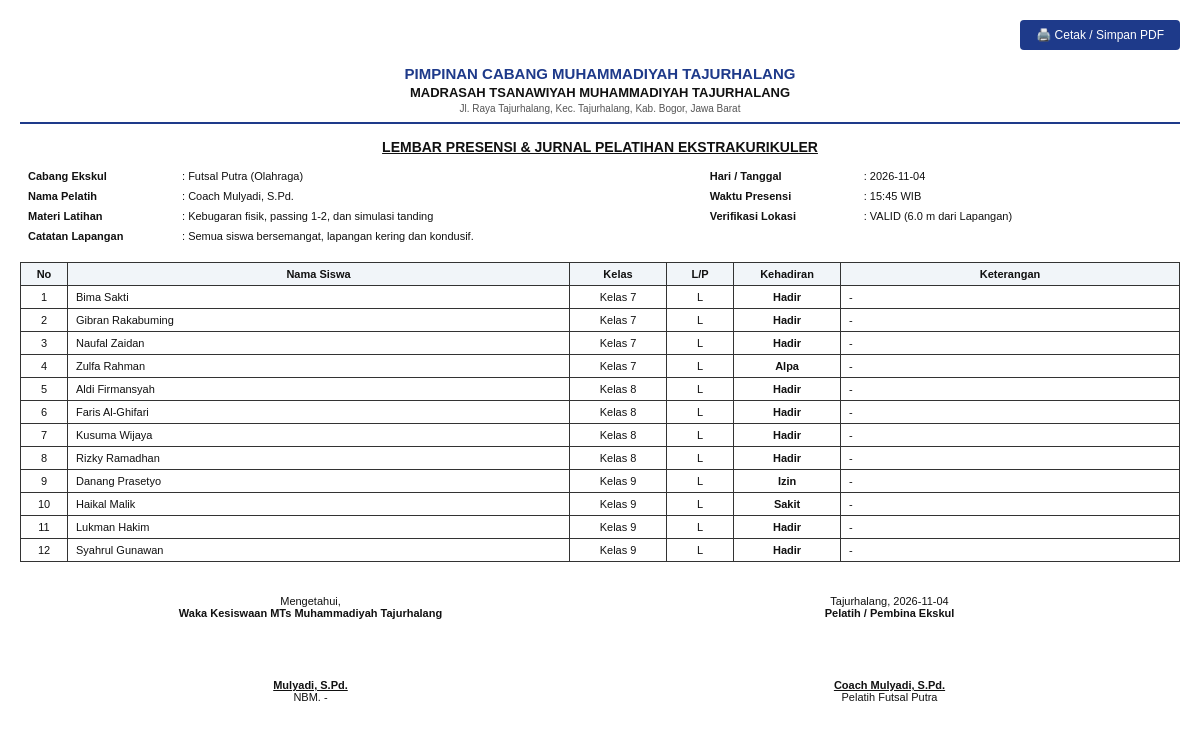
/cetak/1, run on the app's committed database.
### tables this page shows
CREATE TABLE ekskul (
        id INTEGER PRIMARY KEY AUTOINCREMENT,
        nama TEXT UNIQUE NOT NULL,
        kategori TEXT,
        icon TEXT,
        hari_latihan TEXT,
        jam_latihan TEXT,
        pelatih_default TEXT
    );

CREATE TABLE sesi_latihan (
        id INTEGER PRIMARY KEY AUTOINCREMENT,
        ekskul_id INTEGER NOT NULL,
        nama_pelatih TEXT NOT NULL,
        tanggal TEXT NOT NULL,
        jam_mulai TEXT NOT NULL,
        jam_selesai TEXT,
        lokasi_lat REAL,
        lokasi_lng REAL,
        jarak_meter REAL,
        status_lokasi TEXT, -- 'VALID' / 'DILUAR_AREA'
        materi_latihan TEXT,
        catatan TEXT,
        created_at TIMESTAMP DEFAULT CURRENT_TIMESTAMP,
        FOREIGN KEY (ekskul_id) REFERENCES ekskul(id)
    );

CREATE TABLE presensi_siswa (
        id INTEGER PRIMARY KEY AUTOINCREMENT,
        sesi_id INTEGER NOT NULL,
        siswa_id INTEGER NOT NULL,
        status_kehadiran TEXT NOT NULL, -- 'Hadir', 'Izin', 'Sakit', 'Alpa'
        keterangan TEXT,
        FOREIGN KEY (sesi_id) REFERENCES sesi_latihan(id),
        FOREIGN KEY (siswa_id) REFERENCES siswa(id)
    );

CREATE TABLE siswa (
        id INTEGER PRIMARY KEY AUTOINCREMENT,
        ekskul_id INTEGER NOT NULL,
        nama TEXT NOT NULL,
        kelas TEXT NOT NULL,
        nisn TEXT,
        jenis_kelamin TEXT,
        status_aktif INTEGER DEFAULT 1,
        FOREIGN KEY (ekskul_id) REFERENCES ekskul(id)
    );

### app.py (the view)
@app.route('/cetak/<int:sesi_id>')
def cetak_sesi(sesi_id):
    conn = get_db()
    sesi = conn.execute("""
    SELECT s.*, e.nama as nama_ekskul, e.icon as icon_ekskul, e.kategori
    FROM sesi_latihan s
    JOIN ekskul e ON s.ekskul_id = e.id
    WHERE s.id = ?
    """, (sesi_id,)).fetchone()
    presensi = conn.execute("""
    SELECT ps.*, sw.nama, sw.kelas, sw.jenis_kelamin
    FROM presensi_siswa ps
    JOIN siswa sw ON ps.siswa_id = sw.id
    WHERE ps.sesi_id = ?
    ORDER BY sw.kelas ASC, sw.nama ASC
    """, (sesi_id,)).fetchall()
    conn.close()
    return render_template('cetak.html', sesi=sesi, presensi=presensi)

### database.py (called while the page is built)
def get_db():
    conn = sqlite3.connect(DB_PATH)
    conn.row_factory = sqlite3.Row
    return conn

### templates/cetak.html (shortened to what this page needs)
<!DOCTYPE html>
<html lang="id">
<head>
</head>
<body>
    <div class="no-print" style="text-align: right;">
        <button class="print-btn" onclick="window.print()">🖨️ Cetak / Simpan PDF</button>
    </div>
    <div class="kop">
        <h2>PIMPINAN CABANG MUHAMMADIYAH TAJURHALANG</h2>
        <h3>MADRASAH TSANAWIYAH MUHAMMADIYAH TAJURHALANG</h3>
        <p>Jl. Raya Tajurhalang, Kec. Tajurhalang, Kab. Bogor, Jawa Barat</p>
    </div>
    <div class="doc-title">LEMBAR PRESENSI & JURNAL PELATIHAN EKSTRAKURIKULER</div>
    <table class="meta-table">
        <tr>
            <td class="label">Cabang Ekskul</td>
            <td>: {{ sesi.nama_ekskul }} ({{ sesi.kategori }})</td>
            <td class="label">Hari / Tanggal</td>
            <td>: {{ sesi.tanggal }}</td>
        </tr>
        <tr>
            <td class="label">Nama Pelatih</td>
            <td>: {{ sesi.nama_pelatih }}</td>
            <td class="label">Waktu Presensi</td>
            <td>: {{ sesi.jam_mulai }} WIB</td>
        </tr>
        <tr>
            <td class="label">Materi Latihan</td>
            <td>: {{ sesi.materi_latihan if sesi.materi_latihan else 'Latihan Reguler' }}</td>
            <td class="label">Verifikasi Lokasi</td>
            <td>: {{ sesi.status_lokasi }} ({{ sesi.jarak_meter }} m dari Lapangan)</td>
        </tr>
        {% if sesi.catatan %}
        <tr>
            <td class="label">Catatan Lapangan</td>
            <td colspan="3">: {{ sesi.catatan }}</td>
        </tr>
        {% endif %}
    </table>
    <table class="data-table">
        <thead>
            <tr>
                <th style="width: 30px;">No</th>
                <th>Nama Siswa</th>
                <th style="width: 80px;">Kelas</th>
                <th style="width: 50px;">L/P</th>
                <th style="width: 90px;">Kehadiran</th>
                <th>Keterangan</th>
            </tr>
        </thead>
        <tbody>
            {% for p in presensi %}
            <tr>
                <td class="text-center">{{ loop.index }}</td>
                <td>{{ p.nama }}</td>
                <td class="text-center">{{ p.kelas }}</td>
                <td class="text-center">{{ p.jenis_kelamin }}</td>
                <td class="text-center"><b>{{ p.status_kehadiran }}</b></td>
                <td>{{ p.keterangan if p.keterangan else '-' }}</td>
            </tr>
            {% endfor %}
        </tbody>
    </table>
    <div class="sig-container">
        <table class="sig-table">
            <tr>
                <td style="width: 50%;">
                    Mengetahui,<br/>
                    <b>Waka Kesiswaan MTs Muhammadiyah Tajurhalang</b>
                    <div class="sig-space"></div>
                    <b><u>Mulyadi, S.Pd.</u></b><br/>
                    NBM. -
                </td>
                <td style="width: 50%;">
                    Tajurhalang, {{ sesi.tanggal }}<br/>
                    <b>Pelatih / Pembina Ekskul</b>
                    <div class="sig-space"></div>
                    <b><u>{{ sesi.nama_pelatih }}</u></b><br/>
                    Pelatih {{ sesi.nama_ekskul }}
                </td>
            </tr>
        </table>
    </div>
</body>
</html>

### templates/cetak.html (style rules this page uses)
body { font-family: Arial, Helvetica, sans-serif; margin: 20px; color: #111; font-size: 12px; background: #fff; }
.kop { text-align: center; border-bottom: 2px solid #1E3A8A; padding-bottom: 8px; margin-bottom: 15px; }
.kop h2 { margin: 0; font-size: 15px; color: #1E3A8A; text-transform: uppercase; }
.kop h3 { margin: 3px 0; font-size: 13px; }
.kop p { margin: 0; font-size: 10px; color: #555; }
.doc-title { text-align: center; margin: 15px 0 10px 0; font-size: 14px; font-weight: bold; text-decoration: underline; }
.meta-table { width: 100%; margin-bottom: 15px; font-size: 11px; }
.meta-table td { padding: 3px 6px; }
.meta-table td.label { font-weight: bold; width: 140px; }
.data-table { width: 100%; border-collapse: collapse; margin-bottom: 20px; }
.data-table th, .data-table td { border: 1px solid #333; padding: 5px 8px; font-size: 11px; }
.data-table th { background-color: #f1f5f9; text-align: center; }
.text-center { text-align: center; }
.sig-container { width: 100%; margin-top: 30px; page-break-inside: avoid; }
.sig-table { width: 100%; text-align: center; font-size: 11px; }
.sig-space { height: 60px; }
.print-btn { background: #1E3A8A; color: white; border: none; padding: 8px 16px; font-size: 12px; cursor: pointer; border-radius: 4px; margin-bottom: 15px; }

### data on the page
ekskul: nama_ekskul "Futsal Putra", kategori "Olahraga"
sesi_latihan: tanggal "2026-11-04", nama_pelatih "Coach Mulyadi, S.Pd.", jam_mulai "15:45", materi_latihan "Kebugaran fisik, passing 1-2, dan simulasi tanding", status_lokasi "VALID", jarak_meter "6.0", catatan "Semua siswa bersemangat, lapangan kering dan kondusif."
presensi_siswa: nama "Bima Sakti", kelas "Kelas 7", jenis_kelamin "L", status_kehadiran "Hadir", keterangan "-"
presensi_siswa: nama "Gibran Rakabuming", kelas "Kelas 7", jenis_kelamin "L", status_kehadiran "Hadir", keterangan "-"
presensi_siswa: nama "Naufal Zaidan", kelas "Kelas 7", jenis_kelamin "L", status_kehadiran "Hadir", keterangan "-"
presensi_siswa: nama "Zulfa Rahman", kelas "Kelas 7", jenis_kelamin "L", status_kehadiran "Alpa", keterangan "-"
presensi_siswa: nama "Aldi Firmansyah", kelas "Kelas 8", jenis_kelamin "L", status_kehadiran "Hadir", keterangan "-"
presensi_siswa: nama "Faris Al-Ghifari", kelas "Kelas 8", jenis_kelamin "L", status_kehadiran "Hadir", keterangan "-"
presensi_siswa: nama "Kusuma Wijaya", kelas "Kelas 8", jenis_kelamin "L", status_kehadiran "Hadir", keterangan "-"
presensi_siswa: nama "Rizky Ramadhan", kelas "Kelas 8", jenis_kelamin "L", status_kehadiran "Hadir", keterangan "-"
presensi_siswa: nama "Danang Prasetyo", kelas "Kelas 9", jenis_kelamin "L", status_kehadiran "Izin", keterangan "-"
presensi_siswa: nama "Haikal Malik", kelas "Kelas 9", jenis_kelamin "L", status_kehadiran "Sakit", keterangan "-"
presensi_siswa: nama "Lukman Hakim", kelas "Kelas 9", jenis_kelamin "L", status_kehadiran "Hadir", keterangan "-"
presensi_siswa: nama "Syahrul Gunawan", kelas "Kelas 9", jenis_kelamin "L", status_kehadiran "Hadir", keterangan "-"
